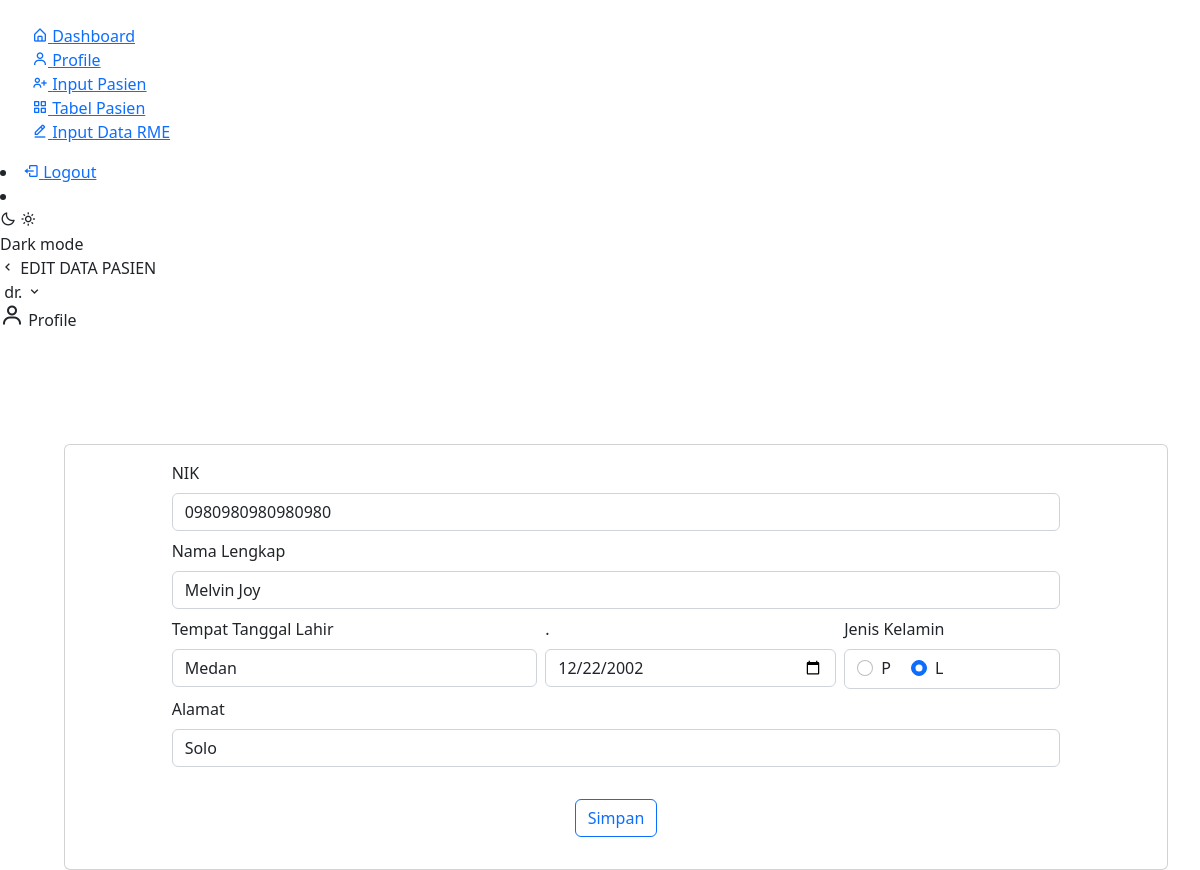
Screenshot of /admin/pasien?nik=0980980980980980 with the database file from the repository.
### tables this page shows
CREATE TABLE `pasien` (
	`NIK` char(16) NOT NULL,
	`NAMA` varchar(30) DEFAULT NULL,
	`TMPLAHIR` varchar(30) DEFAULT NULL,
	`TGLLAHIR` date DEFAULT NULL,
	`JENKELCUS` char(1) DEFAULT NULL CHECK (`JENKELCUS` IN ('L', 'P')),
	`ALAMAT` varchar(50) DEFAULT NULL
);

### application/controllers/Admin.php (called while the page is built, shortened)
<?php
class Admin extends CI_Controller
{
	public function pasien()
	{
		$data['title'] = 'EDIT DATA PASIEN';
		$this->load->view('tamplate/side_header', $data);
		$this->load->view('auth/editpasien');
	}
}

### index.php (called while the page is built, shortened)
<?php
require_once BASEPATH.'core/CodeIgniter.php';

### application/views/auth/editpasien.php (the view, shortened to what this page needs)
<?php
if (isset($_GET['nik'])) {
    $nik = $_GET['nik'];
    $data = $this->db->get_where('pasien', ['NIK' => $nik])->row_array();
    $pasien = [
        $nikpasien = $data['NIK'],
        $name = $data['NAMA'],
        $tlahir = $data['TMPLAHIR'],
        $tgllahir = $data['TGLLAHIR'],
        $gnder = $data['JENKELCUS'],
        $adres = $data['ALAMAT']
    ];
}
?>
<div class="home">
    <div class="home-content">
        <div class="card profile" style="margin-right:2rem; margin-top:7rem; margin-left: 4rem;">
            <div align="left" style="margin: 1rem calc(200rem/30);">
                <form class="row g-2" action="<?= base_url('Admin/AksiEdit') ?>" method="POST" enctype="multipart/form-data">
                    <div class="col-12">
                        <label for="inputNIP" class="form-label">NIK</label>
                        <input name="nik" id="inputID" class="form-control" type="number" value="<?php echo $nikpasien ?>" readonly="readonly">
                    </div>
                    <div class="col-12">
                        <label for="inputNama" class="form-label">Nama Lengkap</label>
                        <input type="text" class="form-control" id="inputNama" name="nama" value="<?php echo $name ?>">
                    </div>
                    <div class="col-5">
                        <label for="inputTTL" class="form-label">Tempat Tanggal Lahir</label>
                        <input type="text" class="form-control" id="inputTTL" name="tempat" value="<?php echo $tlahir ?>">
                    </div>
                    <div class="col-md-4">
                        <label for="inputTglLahir" class="form-label">.</label>
                        <input type="date" class="form-control" id="inputTglLahir" name="tgllahir" value="<?php echo $tgllahir ?>">
                    </div>
                    <div class="col-md-3">
                        <label for="inputGender" class="form-label">Jenis Kelamin</label>
                        <?php
                        if ($gnder == 'P') {
                            echo "
                                    <section class='form-control' style='height: auto;'>
                                        <div class='form-check form-check-inline'>
                                            <input class='form-check-input' type='radio' name='inlineRadioOptions' id='inlineRadio1' value='P' checked>
                                            <label class='form-check-label' for='inlineRadio1'>P</label>
                                        </div>
                                        <div class='form-check form-check-inline'>
                                            <input class='form-check-input' type='radio' name='inlineRadioOptions' id='inlineRadio2' value='L'>
                                            <label class='form-check-label' for='inlineRadio2'>L</label>
                                        </div>
                                    </section>
                                ";
                        } else {
                            echo "
                                    <section class='form-control' style='height: auto;'>
                                        <div class='form-check form-check-inline'>
                                            <input class='form-check-input' type='radio' name='inlineRadioOptions' id='inlineRadio1' value='P'>
                                            <label class='form-check-label' for='inlineRadio1'>P</label>
                                        </div>
                                        <div class='form-check form-check-inline'>
                                            <input class='form-check-input' type='radio' name='inlineRadioOptions' id='inlineRadio2' value='L' checked>
                                            <label class='form-check-label' for='inlineRadio2'>L</label>
                                        </div>
                                    </section>
                                ";
                        }
                        ?>
                    </div>
                    <div class="col-md-12">
                        <label for="inputAlamat" class="form-label">Alamat</label>
                        <input type="text" class="form-control" id="inputAlamat" name="alamat" value="<?= $adres ?>">
                    </div>
                    <div class="col-12" align="center" style="margin-top: 2rem">
                        <button type="submit" class="btn btn-outline-primary" name="input" value="submit">Simpan</button>
                    </div>
                </form>
            </div>
        </div>
    </div>
    </body>
    </html>

### rows the page displays
pasien: nik "0980980980980980", nama "Melvin Joy", tempat "Medan", tgllahir "12/22/2002", alamat "Solo"

### other values shown
$title "EDIT DATA PASIEN"
